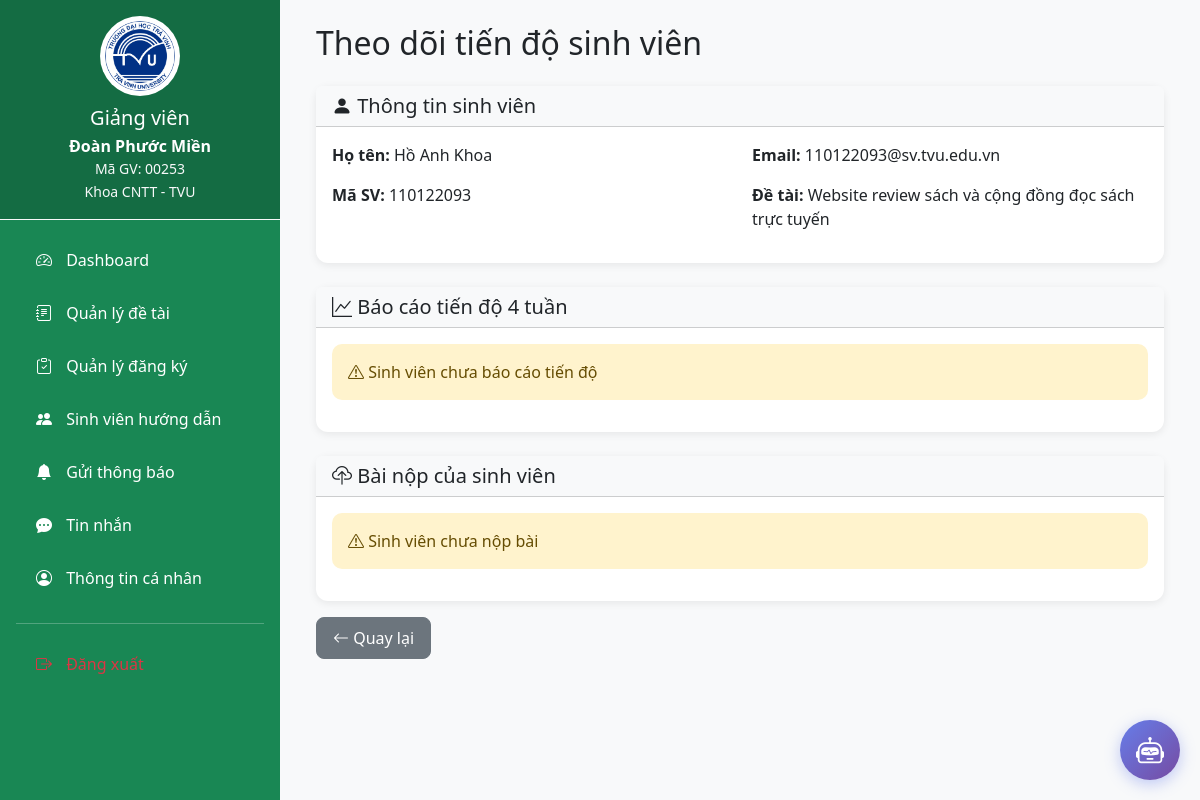
The app's page /public/teacher/progress/5 (signed in) with its own data.
### tables this page shows
CREATE TABLE `registrations` (
  `registration_id` int(11) NOT NULL,
  `student_id` int(11) NOT NULL,
  `topic_id` int(11) NOT NULL,
  `status` enum('pending','approved','rejected') DEFAULT 'pending',
  `registered_at` timestamp NOT NULL DEFAULT current_timestamp(),
  `approved_at` timestamp NULL DEFAULT NULL
);

CREATE TABLE `users` (
  `user_id` int(11) NOT NULL,
  `username` varchar(100) NOT NULL,
  `password` varchar(255) NOT NULL,
  `full_name` varchar(255) NOT NULL,
  `email` varchar(150) NOT NULL,
  `role` enum('admin','teacher','student') NOT NULL DEFAULT 'student',
  `student_code` varchar(50) DEFAULT NULL,
  `phone` varchar(20) DEFAULT NULL,
  `created_at` timestamp NOT NULL DEFAULT current_timestamp(),
  `updated_at` timestamp NOT NULL DEFAULT current_timestamp() ON UPDATE current_timestamp(),
  `deleted_at` timestamp NULL DEFAULT NULL,
  `last_login` timestamp NULL DEFAULT NULL
);

CREATE TABLE `topics` (
  `topic_id` int(11) NOT NULL,
  `teacher_id` int(11) NOT NULL,
  `title` varchar(500) NOT NULL,
  `description` text DEFAULT NULL,
  `requirements` text DEFAULT NULL,
  `max_students` int(11) DEFAULT 1 CHECK (`max_students` > 0 and `max_students` <= 10),
  `current_students` int(11) DEFAULT 0 CHECK (`current_students` >= 0),
  `status` enum('pending','approved','rejected') DEFAULT 'pending',
  `created_at` timestamp NOT NULL DEFAULT current_timestamp(),
  `updated_at` timestamp NOT NULL DEFAULT current_timestamp() ON UPDATE current_timestamp(),
  `deleted_at` timestamp NULL DEFAULT NULL
);

### app/core/Controller.php (called while the page is built, shortened)
<?php
class Controller {
    public function model($model) {
        return new $model();
    }
    public function view($view, $data = []) {
        require_once '../app/views/' . $view . '.php';
    }
}

### app/controllers/TeacherController.php (called while the page is built, shortened)
<?php
class TeacherController extends Controller {
    public function progress($registrationId) {
        $registrationModel = $this->model('Registration');
        $progressModel = $this->model('ProgressReport');
        $submissionModel = $this->model('Submission');
        $data = [
            'title' => 'Theo dõi tiến độ',
            'registration' => $registrationModel->getByRegistrationId($registrationId),
            'reports' => $progressModel->getByRegistrationId($registrationId),
            'submission' => $submissionModel->getByRegistrationId($registrationId)
        ];
        $this->view('teacher/progress', $data);
    }
}

### app/core/App.php (called while the page is built, shortened)
<?php
class App {
    protected $method = 'login';
    public function __construct() {
        $url = $this->parseUrl();
        if (isset($url[0]) && file_exists('../app/controllers/' . ucfirst($url[0]) . 'Controller.php')) {
            unset($url[0]);
        }
        $this->controller = new $this->controller;
        if (get_class($this->controller) !== 'AuthController') {
            $this->method = 'index';
        }
        if (isset($url[1]) && method_exists($this->controller, $url[1])) {
            $this->method = $url[1];
            unset($url[1]);
        }
        $this->params = $url ? array_values($url) : [];
        call_user_func_array([$this->controller, $this->method], $this->params);
    }
    private function parseUrl() {
        if (isset($_GET['url'])) {
            return explode('/', filter_var(rtrim($_GET['url'], '/'), FILTER_SANITIZE_URL));
        }
        return [];
    }
}

### public/index.php (called while the page is built, shortened)
<?php
    require_once '../app/core/App.php';
    require_once '../app/core/Controller.php';
    require_once '../app/core/Database.php';
    $app = new App();

### app/models/Registration.php (called while the page is built, shortened)
<?php
class Registration {
    private $db;
    public function __construct() {
        $this->db = Database::getInstance();
    }
    public function getByRegistrationId($regId) {
        $stmt = $this->db->prepare("
            SELECT r.*, t.title as topic_title, u.full_name as student_name, u.email as student_email, u.student_code
            FROM registrations r
            JOIN topics t ON r.topic_id = t.topic_id
            JOIN users u ON r.student_id = u.user_id
            WHERE r.registration_id = ?
        ");
        $stmt->execute([$regId]);
        return $stmt->fetch(PDO::FETCH_ASSOC);
    }
}

### app/core/Database.php (called while the page is built, shortened)
<?php
class Database {
    private static $instance = null;
    private function __construct() {
        $this->pdo = new PDO(
            'mysql:host=' . DB_HOST . ';dbname=' . DB_NAME,
            DB_USER,
            DB_PASS
        );
    }
    public static function getInstance(): PDO {
        if (self::$instance === null) {
            self::$instance = new Database();
        }
        return self::$instance->pdo;
    }
}

### app/views/teacher/progress.php (the view, shortened to what this page needs)
<?php include_once __DIR__ . '/../layouts/header.php'; ?>
<div class="d-flex">
    <?php include_once __DIR__ . '/../layouts/teacher_sidebar.php'; ?>
    <div class="main-content flex-grow-1 p-4">
        <div class="container-fluid">
            <h2 class="mb-4">Theo dõi tiến độ sinh viên</h2>
            <div class="card mb-4">
                <div class="card-header bg-light">
                    <h5 class="mb-0"><i class="bi bi-person-fill"></i> Thông tin sinh viên</h5>
                </div>
                <div class="card-body">
                    <div class="row">
                        <div class="col-md-6">
                            <p><strong>Họ tên:</strong> <?= htmlspecialchars($data['registration']['student_name']) ?></p>
                            <p><strong>Mã SV:</strong> <?= htmlspecialchars($data['registration']['student_code']) ?></p>
                        </div>
                        <div class="col-md-6">
                            <p><strong>Email:</strong> <?= htmlspecialchars($data['registration']['student_email']) ?></p>
                            <p><strong>Đề tài:</strong> <?= htmlspecialchars($data['registration']['topic_title']) ?></p>
                        </div>
                    </div>
                </div>
            </div>
            <div class="card mb-4">
                <div class="card-header bg-light">
                    <h5 class="mb-0"><i class="bi bi-graph-up"></i> Báo cáo tiến độ 4 tuần</h5>
                </div>
                <div class="card-body">
                    <?php if (empty($data['reports'])): ?>
                        <div class="alert alert-warning">
                            <i class="bi bi-exclamation-triangle"></i> Sinh viên chưa báo cáo tiến độ
                        </div>
                    <?php endif; ?>
                </div>
            </div>
            <div class="card">
                <div class="card-header bg-light">
                    <h5 class="mb-0"><i class="bi bi-cloud-upload"></i> Bài nộp của sinh viên</h5>
                </div>
                <div class="card-body">
                    <?php if (!$data['submission']): ?>
                        <div class="alert alert-warning">
                            <i class="bi bi-exclamation-triangle"></i> Sinh viên chưa nộp bài
                        </div>
                    <?php endif; ?>
                </div>
            </div>
            <div class="mt-3">
                <a href="/teacher/students" class="btn btn-secondary">
                    <i class="bi bi-arrow-left"></i> Quay lại
                </a>
            </div>
        </div>
    </div>
</div>
<?php include_once __DIR__ . '/../layouts/footer.php'; ?>

### public/css/admin.css (style rules this page uses)
* { margin: 0; padding: 0; box-sizing: border-box; }
body { font-family: 'Segoe UI', Tahoma, Geneva, Verdana, sans-serif; background-color: #f8f9fa; }
.main-content { margin-left: 280px; min-height: 100vh; background-color: #f8f9fa; }
.card { border: none; border-radius: 12px; box-shadow: 0 2px 8px rgba(0, 0, 0, 0.08); transition: transform 0.3s, box-shadow 0.3s; }
.btn { border-radius: 8px; padding: 8px 16px; font-weight: 500; transition: all 0.3s; }
.alert { border-radius: 10px; border: none; }

### records on screen
registrations: student.full_name "Hồ Anh Khoa", student.student_code "110122093", student.email "110122093@sv.tvu.edu.vn", topic.title "Website review sách và cộng đồng đọc sách trực tuyến"

### other values on screen
$_SESSION['full_name'] "Đoàn Phước Miền"
$_SESSION['username'] "00253"
